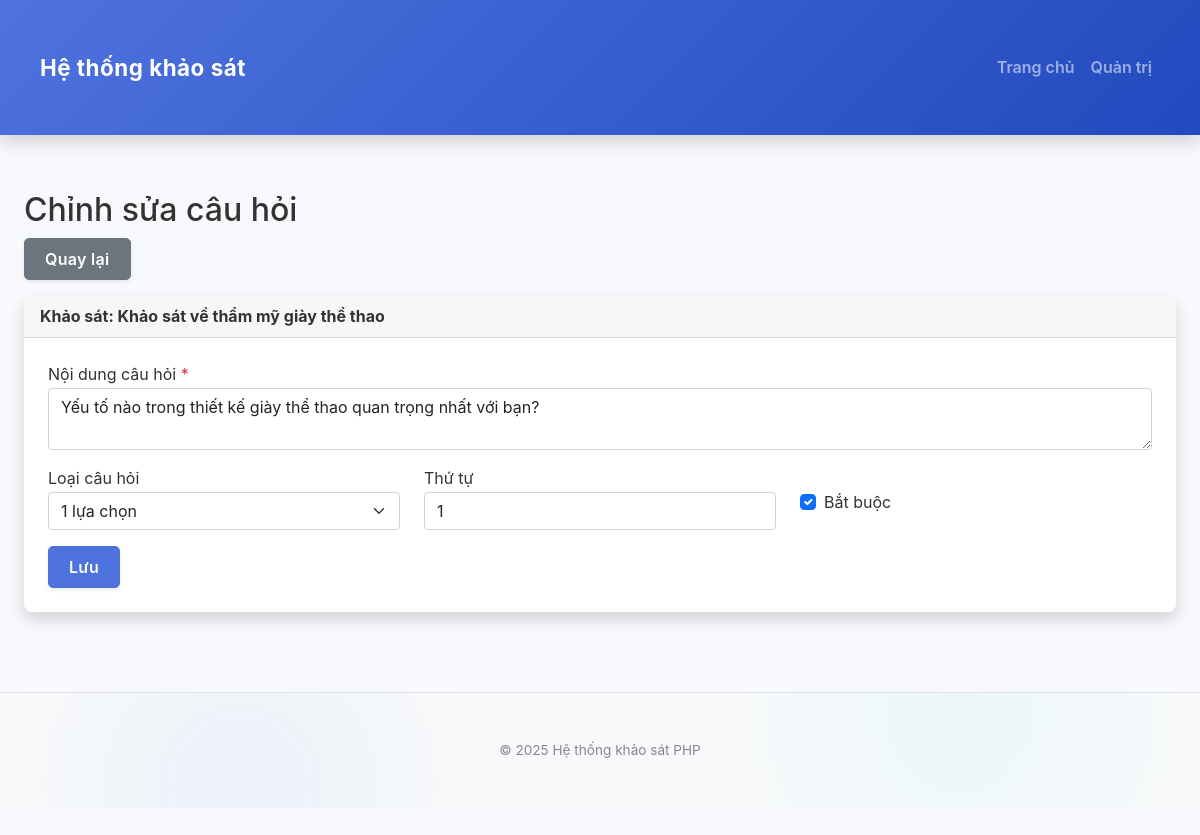
Page /admin/edit_question.php?question_id=16 (signed in) on the committed database.
### tables this page shows
CREATE TABLE `questions` (
  `id` int(11) NOT NULL,
  `survey_id` int(11) NOT NULL,
  `content` text NOT NULL,
  `question_type` enum('multiple_choice','single_choice') DEFAULT 'single_choice',
  `order_num` int(11) NOT NULL,
  `parent_question_id` int(11) DEFAULT NULL,
  `parent_option_id` int(11) DEFAULT NULL
);

CREATE TABLE `surveys` (
  `id` int(11) NOT NULL,
  `title` varchar(255) NOT NULL,
  `description` text DEFAULT NULL,
  `status` enum('active','inactive') DEFAULT 'active',
  `created_at` timestamp NOT NULL DEFAULT current_timestamp()
);

### admin/edit_question.php (the view, shortened to what this page needs)
<?php
require_once "../config/db.php";
$question_id = isset($_GET['question_id']) ? intval($_GET['question_id']) : 0;
$question_sql = "SELECT q.*, s.title as survey_title FROM questions q JOIN surveys s ON q.survey_id = s.id WHERE q.id = ?";
$stmt = mysqli_prepare($conn, $question_sql);
mysqli_stmt_bind_param($stmt, "i", $question_id);
mysqli_stmt_execute($stmt);
$question_result = mysqli_stmt_get_result($stmt);
$question = mysqli_fetch_assoc($question_result);
$survey_id = $question['survey_id'];
$question_types = [
    'single_choice' => '1 lựa chọn',
    'multiple_choice' => 'Nhiều lựa chọn'
];
include "../includes/header.php";
?>
<div class="container mt-4">
    <h2>Chỉnh sửa câu hỏi</h2>
    <a href="edit_survey.php?id=<?php echo $survey_id; ?>" class="btn btn-secondary mb-3">Quay lại</a>
    <div class="card">
        <div class="card-header">
            <strong>Khảo sát: <?php echo htmlspecialchars($question['survey_title']); ?></strong>
        </div>
        <div class="card-body">
            <form method="post">
                <div class="mb-3">
                    <label>Nội dung câu hỏi <span class="text-danger">*</span></label>
                    <textarea class="form-control" name="question_text" required><?php echo htmlspecialchars($question['content']); ?></textarea>
                </div>
                <div class="row">
                    <div class="col-md-4 mb-3">
                        <label>Loại câu hỏi</label>
                        <select class="form-select" name="question_type">
                            <?php foreach ($question_types as $value => $label): ?>
                                <option value="<?php echo $value; ?>" <?php echo $question['question_type'] == $value ? 'selected' : ''; ?>>
                                    <?php echo $label; ?>
                                </option>
                            <?php endforeach; ?>
                        </select>
                    </div>
                    <div class="col-md-4 mb-3">
                        <label>Thứ tự</label>
                        <input type="number" class="form-control" name="question_order" value="<?php echo $question['order_num']; ?>">
                    </div>
                    <div class="col-md-4 mb-3">
                        <div class="form-check mt-4">
                            <input type="checkbox" class="form-check-input" name="is_required" <?php echo $question['id'] ? 'checked' : ''; ?>>
                            <label>Bắt buộc</label>
                        </div>
                    </div>
                </div>
                <button type="submit" class="btn btn-primary">Lưu</button>
            </form>
        </div>
    </div>
</div>
<?php include "../includes/footer.php"; ?>

### assets/css/style.css (style rules this page uses)
:root { --primary-color: #4e73df; --primary-hover: #375bca; --secondary-color: #858796; --success-color: #1cc88a; --info-color: #36b9cc; --warning-color: #f6c23e; --danger-color: #e74a3b; --light-color: #f8f9fc; --dark-color: #5a5c69; --body-bg: #f8f9fc; --shadow-sm: 0 .125rem .25rem rgba(0, 0, 0, .075); --shadow: 0 .5rem 1rem rgba(0, 0, 0, .15); --shadow-lg: 0 1rem 3rem rgba(0, 0, 0, .175); --card-border: 1px solid rgba(0, 0, 0, .125); }
body { background-color: var(--body-bg); font-family: 'Nunito', -apple-system, BlinkMacSystemFont, "Segoe UI", Roboto, "Helvetica Neue", Arial, sans-serif; font-size: 1rem; color: #333; line-height: 1.6; position: relative; min-height: 100vh; display: flex; flex-direction: column; padding-bottom: 60px; }
.container { padding: 2rem 1.5rem; max-width: 1200px; }
.btn { border-radius: 5px; font-weight: 600; padding: 0.5rem 1.25rem; transition: all 0.3s ease; letter-spacing: 0.3px; box-shadow: var(--shadow-sm); }
.btn-primary { background-color: var(--primary-color); border-color: var(--primary-color); }
.card { border: none; border-radius: 8px; box-shadow: var(--shadow); transition: all 0.3s ease; overflow: hidden; }
.card-body { padding: 1.5rem; }
.card, .btn, .navbar-brand { animation: fadeIn 0.6s ease-out; }

### rows in the picture
questions: survey.title "Khảo sát về thẩm mỹ giày thể thao", question_text "Yếu tố nào trong thiết kế giày thể thao quan trọng nhất với bạn?", question_type "1 lựa chọn", question_order "1", is_required "☑"
